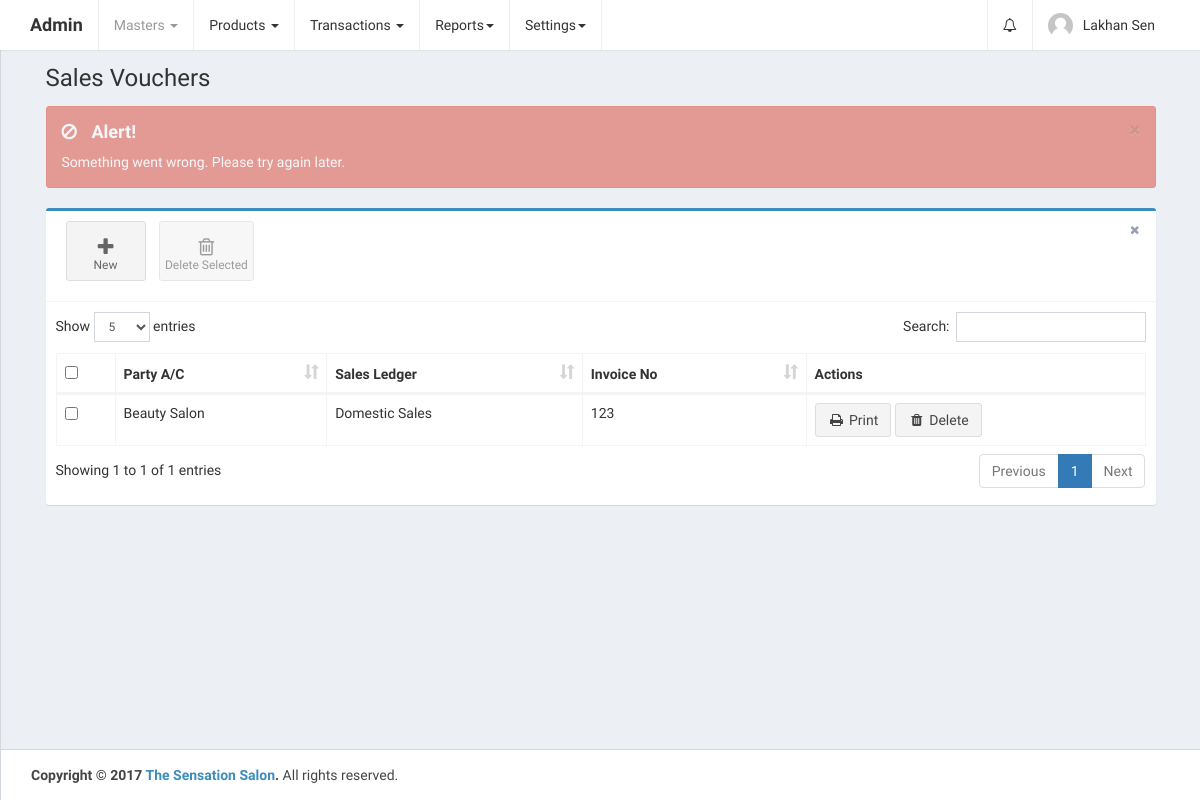
The app's page /home.php?controller=sale&action=getbills (signed in), older data.
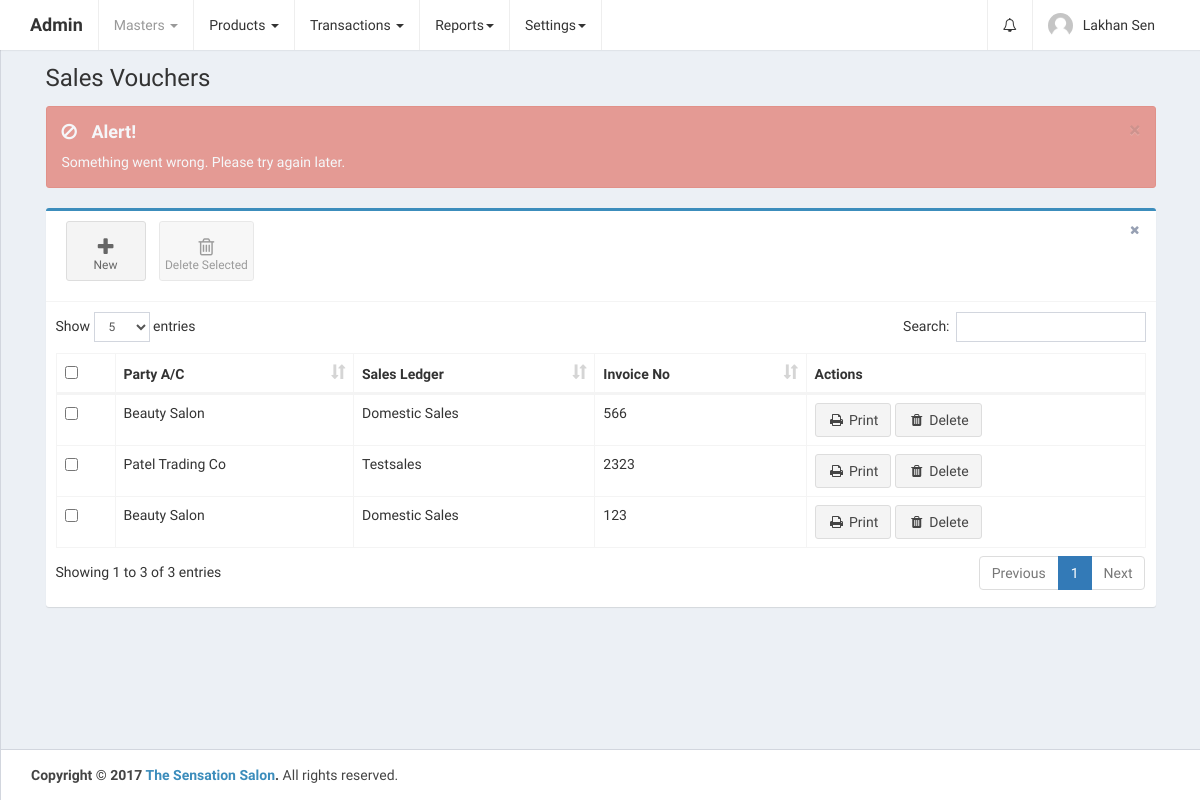
The same page, newer data.
### tables this page shows
CREATE TABLE `sale_vouchers` (
  `id` int(11) UNSIGNED NOT NULL,
  `date` date DEFAULT NULL,
  `sales_ledger_id` int(11) DEFAULT NULL,
  `invoice_no` varchar(255) DEFAULT NULL,
  `invoice_date` date DEFAULT NULL,
  `sales_type_id` int(11) DEFAULT NULL,
  `party_id` int(11) DEFAULT NULL,
  `products_data` longtext COMMENT 'product_id, target_account_id, product_name, hsn_code, mrp, qty, final_updated_qty, discount_percentage, discount_rs, cgst_percentage, cgst_rs, sgst_percentage, sgst_rs, igst_percentage, igst_rs, total_amount',
  `total_qty` int(11) DEFAULT NULL,
  `total_rate_per_unit` double DEFAULT NULL,
  `total_discount_percentage` double DEFAULT NULL,
  `total_discount_rs` double DEFAULT NULL,
  `total_cgst_percentage` double DEFAULT NULL,
  `total_cgst_rs` double DEFAULT NULL,
  `total_sgst_percentage` double DEFAULT NULL,
  `total_sgst_rs` double DEFAULT NULL,
  `total_igst_percentage` double DEFAULT NULL,
  `total_igst_rs` double DEFAULT NULL,
  `total_bill_amount` double DEFAULT NULL,
  `is_deleted` tinyint(1) NOT NULL DEFAULT '0',
  `created_at` datetime NOT NULL DEFAULT CURRENT_TIMESTAMP,
  `updated_at` datetime NOT NULL DEFAULT CURRENT_TIMESTAMP ON UPDATE CURRENT_TIMESTAMP
);

### home.php (called while the page is built, shortened)
<?php
require_once 'config/database.php';
if (isset($_GET['controller']) || isset($_GET['action'])) {
    if (isset($_GET['controller']))
        $controller = ucfirst($_GET['controller']);
    if (isset($_GET['action']))
        $action = $_GET['action'];
} else {
    $controller = 'Home';
    $action = 'index';
}
require_once 'config/routes.php';
?>

### controllers/SaleController.php (called while the page is built, shortened)
<?php
class SaleController {
    public $saleobj;
    public $ex_ins_staff_members_nots;
    public function __construct() {
        require_once 'models/Sale.php';
        $this->saleobj = new Sale();
        require_once 'models/AccountGroup.php';
        $this->accountgroupobj = new AccountGroup();
        $this->ex_ins_staff_members_nots = array();
    }
    public function getbills() {
        $page_header = 'Sales Vouchers';
        $sales_vouchers = array();
        $sales_vouchers_res = $this->saleobj->getSaleVouchers();
        if ($sales_vouchers_res->num_rows > 0) {
            while ($sales_voucher = $sales_vouchers_res->fetch_assoc()) {
                $sales_ledger_res = $this->accountgroupobj->getAccountGroup($sales_voucher['sales_ledger_id']);
                if ($sales_ledger_res->num_rows > 0) {
                    while ($sales_ledger = mysqli_fetch_assoc($sales_ledger_res)) {
                        $sales_voucher['sales_ledger_name'] = ucwords($sales_ledger['name']);
                    }
                }
                $party_res = $this->accountgroupobj->getAccountGroup($sales_voucher['party_id']);
                if ($party_res->num_rows > 0) {
                    while ($party = mysqli_fetch_assoc($party_res)) {
                        $sales_voucher['party_ac_name'] = ucwords($party['name']);
                    }
                }
                $sales_vouchers[] = $sales_voucher;
            }
        }
        $ex_ins_staff_members_nots = $this->ex_ins_staff_members_nots;
        require_once APP_DIR . '/views/layout.php';
    }
}
?>

### config/Database.php (called while the page is built)
<?php
class Database {
    public function connect() {
        $conn = new mysqli('localhost', 'root', '', 'thesensationbeautycentre');
        if ($conn->connect_error) {
            die("Connection failed: " . $conn->connect_error);
        } else {
            return $conn;
        }
    }
}
?>

### models/Sale.php (called while the page is built, shortened)
<?php
class Sale {
    public $conn;
    public function __construct() {
        $db = new Database();
        $this->conn = $db->connect();
    }
    public function getSaleVouchers() {
        $sale_vouchers = $this->conn->query('SELECT * FROM sale_vouchers ORDER BY id DESC');
        return $sale_vouchers;
    }
}
?>

### models/AccountGroup.php (called while the page is built, shortened)
<?php
class AccountGroup {
    public $conn;
    public function __construct() {
        $db = new Database();
        $this->conn = $db->connect();
    }
    public function getAccountGroup($id) {
        $account_group = $this->conn->query('SELECT * FROM account_groups WHERE id=' . $id);
        return $account_group;
    }
}
?>

### views/sale_bills.php (the view, shortened to what this page needs)
<link rel="stylesheet" href="public/plugins/datatables/dataTables.bootstrap.css">
<div class="alert alert-dismissible" style="display: none;">
    <button type="button" class="close" data-dismiss="alert" aria-hidden="true">&times;</button>
    <h4></h4><p></p>
</div>
<div class="row">
    <div class="col-xs-12">
        <div class="box box-primary">
            <div class="box-header with-border">
                <a class="btn btn-app" href="?controller=sale&action=add">
                    <i class="fa fa-plus"></i> New
                </a>
                <button class="btn btn-app" id="delete_selected">
                    <i class="fa fa-trash-o"></i> Delete Selected
                </button>
                <div class="box-tools pull-right">
                    <button type="button" class="btn btn-box-tool" data-widget="remove"><i class="fa fa-times"></i></button>
                </div>
            </div>
            <div class="box-body">
                <div class="table-responsive">
                    <table id="sales_vouchers_table" class="table table-bordered table-hover" role="grid" aria-describedby="sales_vouchers_table_info">
                        <thead>
                            <tr>
                                <th data-orderable="false" width="20px">
                                    <input type="checkbox" class="select-all">
                                </th>
                                <th>Party A/C</th>
                                <th>Sales Ledger</th>
                                <th>Invoice No</th>
                                <th data-orderable="false" width="300px">Actions</th>
                            </tr>
                        </thead>
                        <?php
                        if (isset($sales_vouchers)) {
                            ?>
                            <tbody>
                                <?php
                                foreach ($sales_vouchers as $sales_voucher) {
                                    ?>
                                    <tr id="tr_<?php echo $sales_voucher['id']; ?>">
                                        <td><input type="checkbox" name="select_sales_vouchers[]" data-id="<?php echo $sales_voucher['id']; ?>"></td>
                                        <td><?php echo $sales_voucher['party_ac_name']; ?></td>
                                        <td><?php echo $sales_voucher['sales_ledger_name']; ?></td>
                                        <td><?php echo $sales_voucher['invoice_no']; ?></td>
                                        <td>
                                            <a href="?controller=sale&action=printBill&id=<?php echo $sales_voucher['id']; ?>" class="btn btn-default" target="_blank"><i class="fa fa-fw fa-print"></i> Print</a>
                                            <a href="" class="delete btn btn-default" data-id="<?php echo $sales_voucher['id']; ?>"><i class="fa fa-fw fa-trash"></i> Delete</a>
                                        </td>
                                    </tr>
                                    <?php
                                }
                                ?>
                            </tbody>
                            <?php
                        }
                        ?>
                    </table>
                </div>
            </div>
        </div>
    </div>
</div>

### config/routes.php (shortened to what this page needs)
<?php
$controllers = array(
    'Error' => ['index'],
    'Home' => ['index'],
    'Brand' => ['getBrands', 'addBrand', 'getBrand', 'updateBrand', 'deleteBrand', 'checkNameExist'],
    'Customer' => ['getCustomers', 'getCustomer', 'addCustomer', 'updateCustomer', 'deleteCutomer'],
    'Staff' => ['getstaffmembers', 'addstaff', 'getstaffmember', 'updatestaff', 'deletestaff'],
    'Accountgroup' => ['getall', 'get', 'add', 'getParentName', 'update', 'deleteacgroup', 'checkNameExist', 'getById', 'findSalesLedgerByTerm', 'findPurchaseLedgerByTerm'],
    'Productcategory' => ['getcategories', 'addcategory', 'getcategory', 'updatecategory', 'deletecategory', 'checkNameExist'],
    'Product' => ['getproducts', 'getproduct', 'addproduct', 'updateproduct', 'deleteproduct', 'findProductByTerm', 'checkProductNameExist', 'checkQty', 'checkQtyForPurhase', 'checkQtyForSales'],
    'Party' => ['getall', 'add', 'update', 'get', 'delete', 'getPartyNameByTerm', 'getById', 'checkPartyNameExist'],
    'Purchase' => ['getbills', 'checkInovieExist', 'add', 'findLedgerByTerm', 'checkLedgerNameExist', 'delete', 'update', 'printBill', 'filterBillForReturn', 'getFromInvoiceNo'],
    'Purchasereturn' => ['getbills', 'add', 'checkInovieExist'],
    'Sale' => ['getbills', 'checkInovieExist', 'add', 'findLedgerByTerm', 'checkLedgerNameExist', 'delete', 'printBill', 'filterBillForReturn', 'getFromInvoiceNo'],
    'Salesreturn' => ['getbills', 'add', 'checkInovieExist'],
    'Creditnotes' => ['getall', 'add', 'checkCreditNoteExist'],
    'Debitnotes' => ['getall', 'add', 'checkDebitNoteExist'],
    'Contra' => ['getall', 'add', 'checkDebitNoteExist'],
    'Journal' => ['getall', 'add', 'getAllAccounts', 'checkLedgerNameExist'],
    'Companysetting' => ['get'],
    'Profile' => ['update'],
    'Users' => ['getUsers', 'getUser', 'addUsers', 'updateUsers', 'deleteUsers'],
    'Reports' => ['getStockReports', 'getPLReports', 'getCustomPLReports'],
);
if (array_key_exists($controller, $controllers)) {
    if (in_array($action, $controllers[$controller])) {
        switch ($controller) {
            case 'Sale':
                $controller = new SaleController();
                break;
        }
        $controller->$action();
    } else {
        require_once APP_DIR . '/controllers/ErrorController.php';
        $controller = new ErrorController();
        $action = 'index';
        $controller->$action();
    }
} else {
    require_once APP_DIR . '/controllers/ErrorController.php';
    $controller = new ErrorController();
    $action = 'index';
    $controller->$action();
}
?>

### views/layout.php (shortened to what this page needs)
<!DOCTYPE html>
<html>
    <head>
        <link href="public/plugins/bootstrap/css/bootstrap.min.css" rel="stylesheet">
        <link href="public/css/font-awesome.min.css" rel="stylesheet">
        <link rel="stylesheet" href="https://cdnjs.cloudflare.com/ajax/libs/ionicons/2.0.1/css/ionicons.min.css">
        <link href="public/css/admin.css" rel="stylesheet">
        <link href="public/css/skin-black-light.min.css" rel="stylesheet">
    </head>
    <body class="hold-transition skin-black-light layout-top-nav">
        <div class="wrapper">
            <header class="main-header">
                <nav class="navbar navbar-static-top">
                    <div class="container">
                        <div class="navbar-header">
                            <a href="home.php" class="navbar-brand"><b>Admin</b></a>
                        </div>
                        <div class="collapse navbar-collapse pull-left" id="navbar-collapse">
                            <ul class="nav navbar-nav">
                                <li class="dropdown active">
                                    <a href="#" class="dropdown-toggle" data-toggle="dropdown">Masters <span class="caret"></span></a>
                                </li>
                                <li class="dropdown">
                                    <a href="#" class="dropdown-toggle" data-toggle="dropdown">Products <span class="caret"></span></a>
                                </li>
                                <li class="dropdown">
                                    <a href="#" class="dropdown-toggle" data-toggle="dropdown">Transactions <span class="caret"></span></a>
                                </li>
                                <li class="dropdown">
                                    <a href="#" class="dropdown-toggle" data-toggle="dropdown">Reports<span class="caret"></span></a>
                                </li>
                                <li class="dropdown">
                                    <a href="#" class="dropdown-toggle" data-toggle="dropdown">Settings<span class="caret"></span></a>
                                </li>
                            </ul>
                        </div>
                        <div class="navbar-custom-menu">
                            <ul class="nav navbar-nav">
                                <?php
                                if (isset($ex_ins_staff_members_nots)) {
                                    ?>
                                    <li class="dropdown notifications-menu">
                                        <a href="#" class="dropdown-toggle" data-toggle="dropdown">
                                            <i class="fa fa-bell-o"></i>
                                        </a>
                                    </li>
                                    <?php
                                }
                                ?>
                                <li class="dropdown user user-menu">
                                    <a href="#" class="dropdown-toggle" data-toggle="dropdown">
                                        <img src="public/images/<?php echo $_SESSION['admin_profile_picture']; ?>" class="user-image" alt="User Image">
                                        <span class="hidden-xs"><?php echo ucwords($_SESSION['admin']); ?></span>
                                    </a>
                                </li>
                            </ul>
                        </div>
                    </div>
                </nav>
            </header>
            <div class="content-wrapper">
                <div class="container">
                    <section class="content-header">
                        <h1><?php echo $page_header; ?></h1>
                    </section>
                    <section class="content">
                        <?php
                        include_once APP_DIR . $view_file;
                        ?>
                    </section>
                </div>
            </div>
            <footer class="main-footer">
                <div class="container">
                    <strong>Copyright &copy; 2017 <a href="http://www.sensationsalon.in/">The Sensation Salon</a>.</strong> All rights
                    reserved.
                </div>
            </footer>
        </div>
    </body>
</html>

### views/sale_bills.php (style rules this page uses)
.table-responsive { overflow-x: initial; }

Row changes from the older to the newer data that the page shows:
added sale_vouchers: party_ac_name "Beauty Salon", sales_ledger_name "Domestic Sales", invoice_no "566"
added sale_vouchers: party_ac_name "Patel Trading Co", sales_ledger_name "Testsales", invoice_no "2323"
Text that changed along with them:
text written by a page script: "Show entries Search: Showing 1 to 1 of 1 entries Previous 1 Next" → "Show entries Search: Showing 1 to 3 of 3 entries Previous 1 Next"
